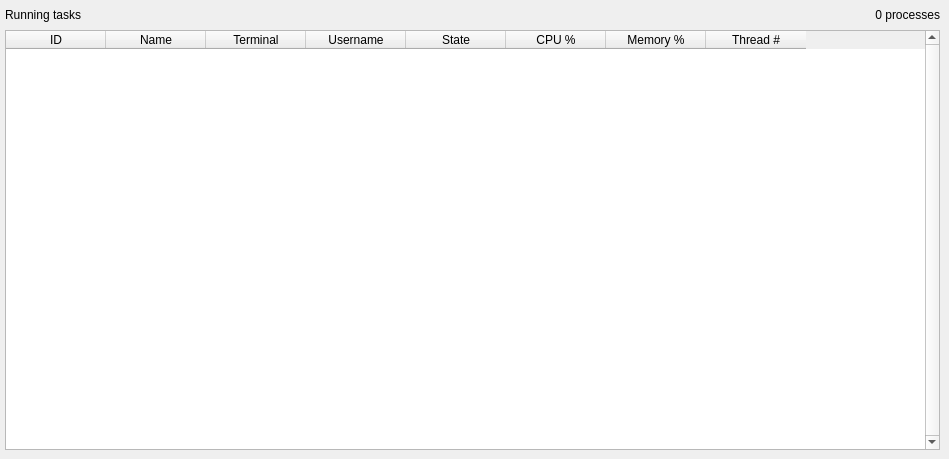
    <widget class="QWidget" name="proctabp">
     <property name="sizePolicy">
      <sizepolicy hsizetype="Fixed" vsizetype="Fixed">
       <horstretch>0</horstretch>
       <verstretch>0</verstretch>
      </sizepolicy>
     </property>
     <attribute name="title">
      <string>Processes</string>
     </attribute>
     <widget class="QTableWidget" name="proctree">
      <property name="geometry">
       <rect>
        <x>5</x>
        <y>30</y>
        <width>935</width>
        <height>420</height>
       </rect>
      </property>
      <property name="sizePolicy">
       <sizepolicy hsizetype="Fixed" vsizetype="Fixed">
        <horstretch>0</horstretch>
        <verstretch>0</verstretch>
       </sizepolicy>
      </property>
      <property name="minimumSize">
       <size>
        <width>935</width>
        <height>420</height>
       </size>
      </property>
      <property name="maximumSize">
       <size>
        <width>935</width>
        <height>420</height>
       </size>
      </property>
      <property name="styleSheet">
       <string notr="true">font: 10pt &quot;Inter&quot;;</string>
      </property>
      <property name="verticalScrollBarPolicy">
       <enum>Qt::ScrollBarAlwaysOn</enum>
      </property>
      <property name="horizontalScrollBarPolicy">
       <enum>Qt::ScrollBarAsNeeded</enum>
      </property>
      <property name="editTriggers">
       <set>QAbstractItemView::NoEditTriggers</set>
      </property>
      <property name="gridStyle">
       <enum>Qt::SolidLine</enum>
      </property>
      <property name="sortingEnabled">
       <bool>false</bool>
      </property>
      <column>
       <property name="text">
        <string>ID</string>
       </property>
      </column>
      <column>
       <property name="text">
        <string>Name</string>
       </property>
      </column>
      <column>
       <property name="text">
        <string>Terminal</string>
       </property>
      </column>
      <column>
       <property name="text">
        <string>Username</string>
       </property>
      </column>
      <column>
       <property name="text">
        <string>State</string>
       </property>
      </column>
      <column>
       <property name="text">
        <string>CPU %</string>
       </property>
      </column>
      <column>
       <property name="text">
        <string>Memory %</string>
       </property>
      </column>
      <column>
       <property name="text">
        <string>Thread #</string>
       </property>
      </column>
     </widget>
     <widget class="QLabel" name="proclabl">
      <property name="geometry">
       <rect>
        <x>5</x>
        <y>5</y>
        <width>205</width>
        <height>20</height>
       </rect>
      </property>
      <property name="sizePolicy">
       <sizepolicy hsizetype="Fixed" vsizetype="Fixed">
        <horstretch>0</horstretch>
        <verstretch>0</verstretch>
       </sizepolicy>
      </property>
      <property name="minimumSize">
       <size>
        <width>205</width>
        <height>20</height>
       </size>
      </property>
      <property name="maximumSize">
       <size>
        <width>205</width>
        <height>20</height>
       </size>
      </property>
      <property name="styleSheet">
       <string notr="true">font: 15pt &quot;JetBrains Mono&quot;;</string>
      </property>
      <property name="text">
       <string>Running tasks</string>
      </property>
     </widget>
     <widget class="QLabel" name="procqant">
      <property name="geometry">
       <rect>
        <x>735</x>
        <y>5</y>
        <width>205</width>
        <height>20</height>
       </rect>
      </property>
      <property name="sizePolicy">
       <sizepolicy hsizetype="Fixed" vsizetype="Fixed">
        <horstretch>0</horstretch>
        <verstretch>0</verstretch>
       </sizepolicy>
      </property>
      <property name="minimumSize">
       <size>
        <width>205</width>
        <height>20</height>
       </size>
      </property>
      <property name="maximumSize">
       <size>
        <width>205</width>
        <height>20</height>
       </size>
      </property>
      <property name="styleSheet">
       <string notr="true">font: 15pt &quot;JetBrains Mono&quot;;</string>
      </property>
      <property name="text">
       <string>0 processes</string>
      </property>
      <property name="alignment">
       <set>Qt::AlignRight|Qt::AlignTrailing|Qt::AlignVCenter</set>
      </property>
     </widget>
    </widget>
